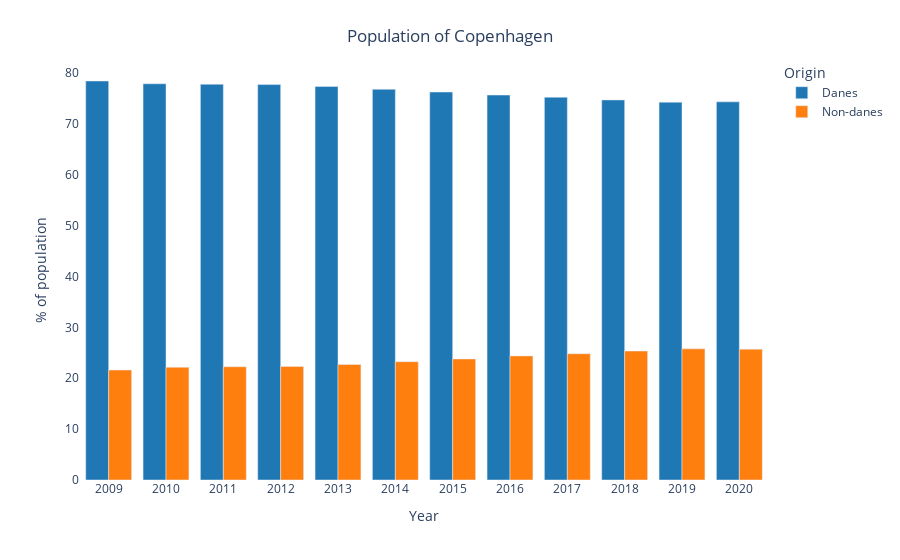

The code cell stored with this chart in its notebook:
### Markdown cell above
### Plotly

### Code cell
from plotly.graph_objs import Layout

df_danes_non_danes_pct = (
    df_danes_vs_non_danes[['% Danes', '% Non-danes']]
    .rename(columns={'% Danes': 'Danes',
                     '% Non-danes': 'Non-danes'})
    .reset_index()
    .melt(id_vars='Year',
          var_name='Origin',
          value_name='% of population')
)

# display(df_danes_non_danes_pct)

# layout = Layout(
#     title='Your Title',
#     paper_bgcolor='rgb(0, 0, 0)',  # set the background colour

# )

# data_canada = px.data.gapminder().query("country == 'Canada'")
fig = px.bar(
    df_danes_non_danes_pct,
    x='Year',
    y='% of population',
    color='Origin',
    barmode='group',
    color_discrete_sequence=px.colors.qualitative.D3
)

fig.update_layout(
    dict(plot_bgcolor='rgb(256, 256, 256)',
         paper_bgcolor='rgb(256, 256, 256)',
         title=dict(text="Population of Copenhagen",
                    x=0.5,
                    xanchor='center',
                    yanchor='top'),
         xaxis=dict(tickmode='linear',
#                     tick0=0.5,
                    dtick=1)
         )
)


fig.show()
fig.write_html(str(
    path_results_root / 'total_population_danes_vs_non_danes_pct.html'))

### Figure 1 — Plotly figure (JSON) as saved in the notebook; plotly's stock layout.template omitted (floating-point values rounded to 4 significant figures)
{"data": [{"alignmentgroup": "True", "hovertemplate": "Origin=Danes<br>Year=%{x}<br>% of population=%{y}<extra></extra>", "legendgroup": "Danes", "marker": {"color": "#1F77B4"}, "name": "Danes", "offsetgroup": "Danes", "orientation": "v", "showlegend": true, "textposition": "auto", "type": "bar", "x": [2009, 2010, 2011, 2012, 2013, 2014, 2015, 2016, 2017, 2018, 2019, 2020], "xaxis": "x", "y": [78.39, 77.85, 77.74, 77.69, 77.3, 76.76, 76.22, 75.62, 75.2, 74.67, 74.23, 74.29], "yaxis": "y"}, {"alignmentgroup": "True", "hovertemplate": "Origin=Non-danes<br>Year=%{x}<br>% of population=%{y}<extra></extra>", "legendgroup": "Non-danes", "marker": {"color": "#FF7F0E"}, "name": "Non-danes", "offsetgroup": "Non-danes", "orientation": "v", "showlegend": true, "textposition": "auto", "type": "bar", "x": [2009, 2010, 2011, 2012, 2013, 2014, 2015, 2016, 2017, 2018, 2019, 2020], "xaxis": "x", "y": [21.61, 22.15, 22.26, 22.31, 22.7, 23.24, 23.78, 24.38, 24.8, 25.33, 25.77, 25.71], "yaxis": "y"}], "layout": {"barmode": "group", "legend": {"title": {"text": "Origin"}, "tracegroupgap": 0}, "margin": {"t": 60}, "paper_bgcolor": "rgb(256, 256, 256)", "plot_bgcolor": "rgb(256, 256, 256)", "title": {"text": "Population of Copenhagen", "x": 0.5, "xanchor": "center", "yanchor": "top"}, "xaxis": {"anchor": "y", "domain": [0, 1], "dtick": 1, "tickmode": "linear", "title": {"text": "Year"}}, "yaxis": {"anchor": "x", "domain": [0, 1], "title": {"text": "% of population"}}}}
